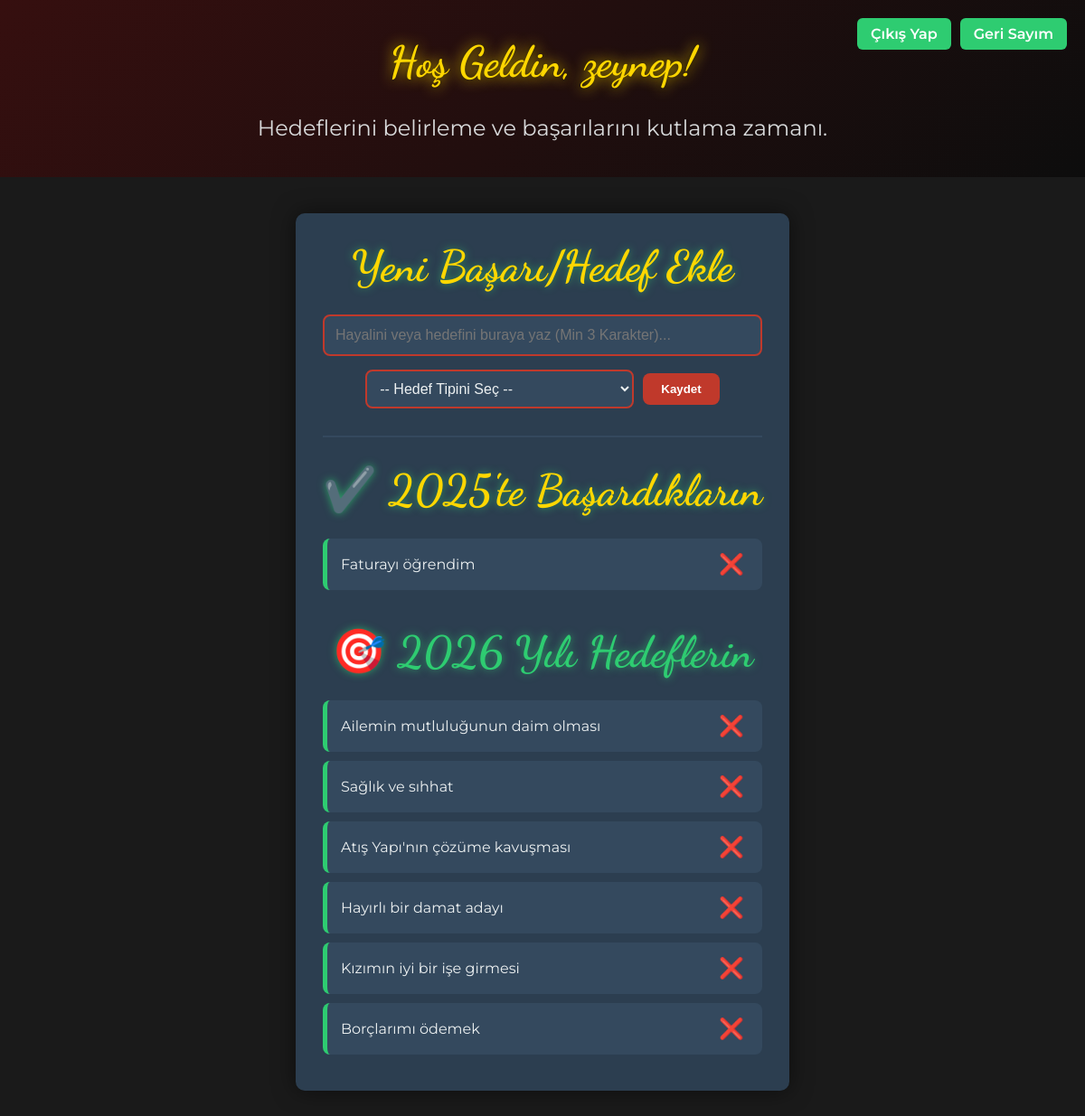
The page /dashboard (signed in) on the database its author committed.
### app.py (models this page shows)
class User(db.Model, UserMixin):
    id = db.Column(db.Integer, primary_key=True)
    username = db.Column(db.String(80), unique=True, nullable=False)
    password = db.Column(db.String(500), nullable=False)
    goals = db.relationship('Goal', backref='user', lazy='dynamic', cascade="all, delete-orphan")

class Goal(db.Model):
    id = db.Column(db.Integer, primary_key=True)
    type = db.Column(db.String(50), nullable=False)
    text = db.Column(db.String(500), nullable=False)
    user_id = db.Column(db.Integer, db.ForeignKey('user.id'), nullable=False)

### app.py (the view, shortened to what this page needs)
@app.route('/dashboard', methods=['GET', 'POST'])
@login_required
def dashboard():
    achieved_goals = Goal.query.filter_by(user_id=current_user.id, type='achieved').order_by(Goal.id.desc()).all()
    future_goals = Goal.query.filter_by(user_id=current_user.id, type='future').order_by(Goal.id.desc()).all()
    return render_template('dashboard.html', achieved_goals=achieved_goals, future_goals=future_goals)

### app.py (called while the page is built)
@login_manager.user_loader
def load_user(user_id):
    return User.query.get(int(user_id))

### templates/dashboard.html (shortened to what this page needs)
<!DOCTYPE html>
<html lang="tr">
<head>
    <link rel="stylesheet" href="{{ url_for('static', filename='style.css') }}">
</head>
<body>
    <header class="hero" style="min-height: 20vh; padding: 40px 20px;">
        <h1 class="main-title" style="font-size: 3em;">Hoş Geldin, {{ current_user.username }}!</h1>
        <p class="slogan">Hedeflerini belirleme ve başarılarını kutlama zamanı.</p>
        <div class="auth-nav">
            <a href="{{ url_for('logout') }}" class="nav-btn">Çıkış Yap</a>
            <a href="{{ url_for('home') }}" class="nav-btn">Geri Sayım</a>
        </div>
    </header>
    <main class="content-section">
        <section class="goal-entry-form">
            <h2 style="color: #FFD700;">Yeni Başarı/Hedef Ekle</h2>
            <form method="POST" action="{{ url_for('dashboard') }}" class="goal-input" style="flex-direction: column; gap: 15px;">
                <input type="text" name="goal_text" placeholder="Hayalini veya hedefini buraya yaz (Min 3 Karakter)..." required minlength="3" style="width: 100%;">
                <div style="display: flex; gap: 10px; align-items: center;">
                    <select name="goal_type" required style="flex-grow: 1; padding: 10px; border-radius: 8px;">
                        <option value="" disabled selected>-- Hedef Tipini Seç --</option>
                    </select>
                    <button type="submit" id="add-goal-btn" style="padding: 10px 20px;">Kaydet</button>
                </div>
            </form>
        </section>
        <hr style="border: 1px solid #34495e; margin: 30px 0;">
        <section>
            <h2 style="color: #FFD700;">✔️ 2025'te Başardıkların</h2>
            <ul class="goal-list">
                {% for goal in achieved_goals %}
                    <li class="goal-item">
                        <span>{{ goal.text }}</span>
                        <form method="POST" action="{{ url_for('delete_goal', goal_id=goal.id) }}" class="goal-actions">
                             <button type="submit" title="Sil">❌</button>
                        </form>
                    </li>
                {% else %}
                    <p style="text-align: center; opacity: 0.7; padding: 10px;">Bu sene gerçekleştirdiğin bir başarı yok. İlkini ekle!</p>
                {% endfor %}
            </ul>
        </section>
        <section style="margin-top: 40px;">
            <h2 style="color: #2ECC71;">🎯 2026 Yılı Hedeflerin</h2>
            <ul class="goal-list">
                {% for goal in future_goals %}
                    <li class="goal-item">
                        <span>{{ goal.text }}</span>
                        <form method="POST" action="{{ url_for('delete_goal', goal_id=goal.id) }}" class="goal-actions">
                             <button type="submit" title="Sil">❌</button>
                        </form>
                    </li>
                {% else %}
                    <p style="text-align: center; opacity: 0.7; padding: 10px;">Yeni yıl için hedeflerini belirle ve listeyi doldur!</p>
                {% endfor %}
            </ul>
        </section>
    </main>
</body>
</html>

### static/style.css (style rules this page uses)
* { box-sizing: border-box; margin: 0; padding: 0; }
body { font-family: 'Montserrat', sans-serif; background-color: #1a1a1a; color: #ECF0F1; min-height: 100vh; display: flex; flex-direction: column; }
.hero { background: linear-gradient(135deg, #360f0f 0%, #0d0d0d 25%, #FFD700 50%, #0d0d0d 75%, #360f0f 100%); background-size: 400% 400%; animation: shimmer 15s ease infinite; padding: 80px 20px; text-align: center; position: relative; overflow: hidden; }
.main-title { font-family: 'Dancing Script', cursive; font-size: 4em; color: #FFD700; margin-bottom: 20px; text-shadow: 0 0 15px rgba(255, 215, 0, 0.9), 0 0 5px #000; }
.slogan { font-size: 1.5em; color: #ECF0F1; margin-top: 30px; opacity: 0.9; }
.auth-nav { position: absolute; top: 20px; right: 20px; display: flex; gap: 10px; }
.nav-btn { padding: 8px 15px; background-color: #2ECC71; color: white; text-decoration: none; border-radius: 6px; font-weight: 600; transition: background-color 0.2s; }
.content-section { max-width: 900px; margin: 40px auto; padding: 30px; background-color: #2c3e50; border-radius: 10px; box-shadow: 0 0 25px rgba(0, 0, 0, 0.5); }
h2 { font-family: 'Dancing Script', cursive; font-size: 3em; text-align: center; margin-bottom: 25px; text-shadow: 0 0 10px rgba(46, 204, 113, 0.7); }
.goal-input { display: flex; gap: 10px; margin-bottom: 30px; align-items: center; }
.goal-input input, .goal-input select { padding: 12px; border: 2px solid #C0392B; border-radius: 8px; background-color: #34495e; color: #ECF0F1; font-size: 1em; }
#add-goal-btn { padding: 12px 25px; background-color: #C0392B; color: white; border: none; border-radius: 8px; cursor: pointer; font-weight: 700; transition: background-color 0.2s; }
.goal-list { list-style: none; padding: 0; }
.goal-item { background-color: #34495e; padding: 15px; margin-bottom: 10px; border-radius: 8px; display: flex; justify-content: space-between; align-items: center; border-left: 5px solid #2ECC71; transition: background-color 0.2s; }
.goal-actions button { background: none; border: none; cursor: pointer; color: #FFD700; font-size: 1.4em; padding: 0 5px; }

### templates/dashboard.html (style rules this page uses)
.goal-actions button { margin-left: 0; }

### rows shown on the page
User: username "zeynep"
Goal: text "Faturayı öğrendim"
Goal: text "Ailemin mutluluğunun daim olması"
Goal: text "Sağlık ve sıhhat"
Goal: text "Atış Yapı'nın çözüme kavuşması"
Goal: text "Hayırlı bir damat adayı"
Goal: text "Kızımın iyi bir işe girmesi"
Goal: text "Borçlarımı ödemek"
